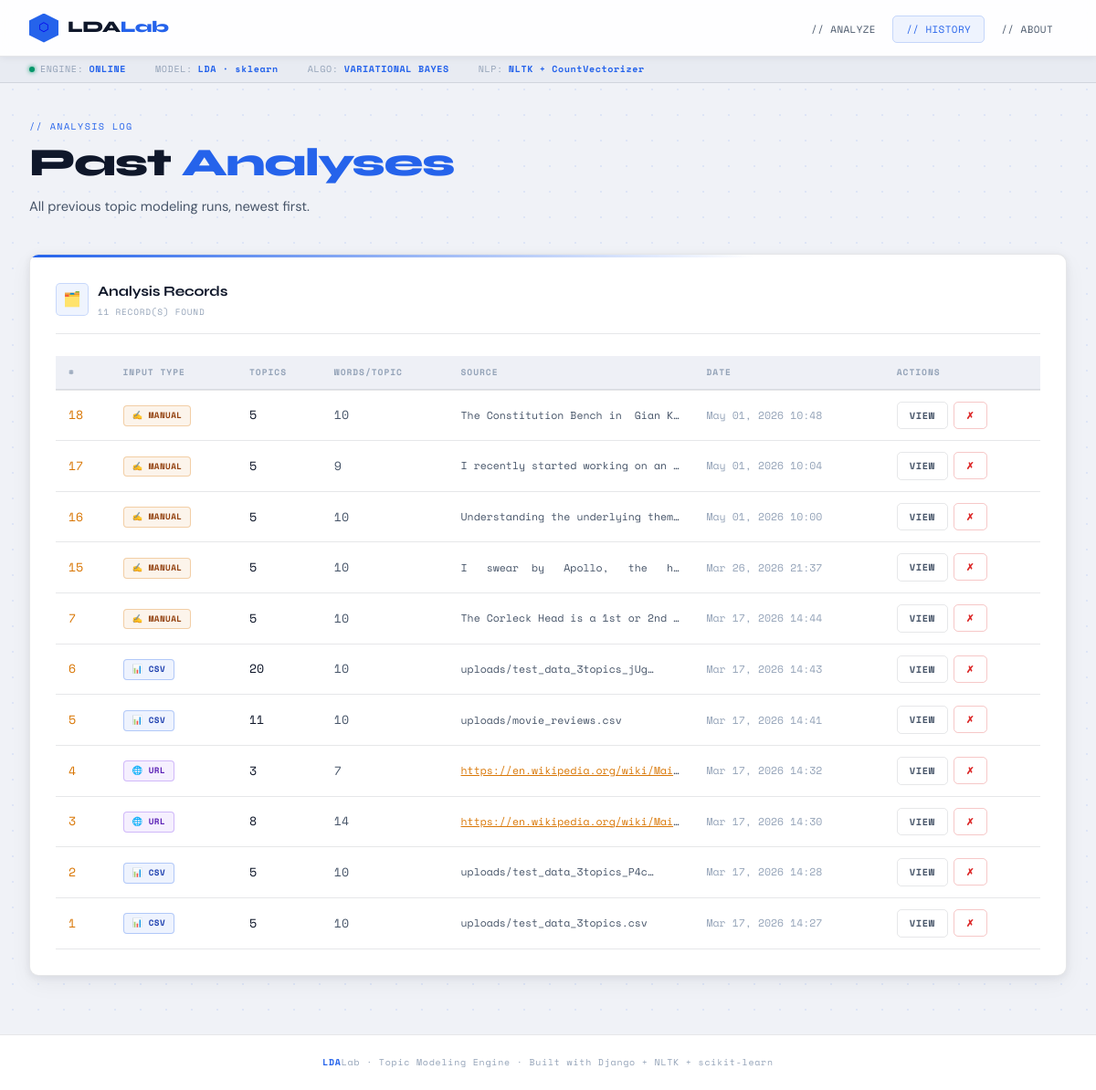
The page /history/ on the database its author committed.
### topic_app/models.py (models this page shows, shortened)
class Analysis(models.Model):
    INPUT_TYPE_CHOICES = [
        ('manual', 'Manual Text'),
        ('txt',    'TXT File Upload'),
        ('csv',    'CSV File Upload'),
        ('url',    'URL Scrape'),
    ]
    input_type    = models.CharField(
        max_length=10,
        choices=INPUT_TYPE_CHOICES,
        default='manual'
    )
    raw_text      = models.TextField(blank=True, default='')
    source_url    = models.URLField(blank=True, null=True, max_length=500)
    uploaded_file = models.FileField(
        upload_to='uploads/',
        blank=True,
        null=True
    )
    num_topics    = models.IntegerField(default=5)
    num_words     = models.IntegerField(default=10)
    results_json  = models.TextField(blank=True, default='{}')
    created_at    = models.DateTimeField(auto_now_add=True)
    @property
    def results(self):
        """Deserialize results_json → Python dict for use in templates/views."""
        try:
            return json.loads(self.results_json)
        except (json.JSONDecodeError, TypeError):
            return {}
    class Meta:
        ordering = ['-created_at']
        verbose_name        = 'Analysis'
        verbose_name_plural = 'Analyses'

### topic_app/views.py (the view)
# urls.py: path('history/', views.history, name='history'),
def history(request):
    analyses = Analysis.objects.all()[:50]
    return render(request, 'topic_app/history.html', {'analyses': analyses})

### topic_app/templates/topic_app/history.html (shortened to what this page needs)
{% extends "topic_app/base.html" %}
{% block content %}
<div class="page-header">
  <div class="page-header-eyebrow">// ANALYSIS LOG</div>
  <h1>Past <span class="accent">Analyses</span></h1>
  <p class="page-header-sub">All previous topic modeling runs, newest first.</p>
</div>
{% if analyses %}
<div class="card">
  <div class="card-header">
    <div class="card-icon">🗂️</div>
    <div>
      <div class="card-title">Analysis Records</div>
      <div class="card-subtitle">{{ analyses|length }} record(s) found</div>
    </div>
  </div>
  <div style="overflow-x:auto;">
    <table class="data-table">
      <thead>
        <tr>
          <th>#</th>
          <th>Input Type</th>
          <th>Topics</th>
          <th>Words/Topic</th>
          <th>Source</th>
          <th>Date</th>
          <th>Actions</th>
        </tr>
      </thead>
      <tbody>
        {% for a in analyses %}
        <tr>
          <td style="font-family:var(--font-mono); color:var(--amber);">{{ a.pk }}</td>
          <td>
            {% if a.input_type == 'manual' %}
              <span class="badge badge-amber">✍️ Manual</span>
            {% elif a.input_type == 'txt' %}
              <span class="badge badge-green">📄 TXT</span>
            {% elif a.input_type == 'csv' %}
              <span class="badge badge-blue">📊 CSV</span>
            {% elif a.input_type == 'url' %}
              <span class="badge badge-purple">🌐 URL</span>
            {% endif %}
          </td>
          <td style="font-family:var(--font-mono); color:var(--text-primary);">{{ a.num_topics }}</td>
          <td style="font-family:var(--font-mono);">{{ a.num_words }}</td>
          <td style="font-family:var(--font-mono); font-size:0.72rem; max-width:200px; overflow:hidden; text-overflow:ellipsis; white-space:nowrap;">
            {% if a.source_url %}
              <a href="{{ a.source_url }}" target="_blank" style="color:var(--amber);">{{ a.source_url|truncatechars:40 }}</a>
            {% elif a.uploaded_file %}
              {{ a.uploaded_file.name|truncatechars:30 }}
            {% else %}
              {{ a.raw_text|truncatechars:40 }}
            {% endif %}
          </td>
          <td style="font-family:var(--font-mono); font-size:0.72rem; color:var(--text-muted);">
            {{ a.created_at|date:"M d, Y H:i" }}
          </td>
          <td>
            <div style="display:flex; gap:6px;">
              <a href="{% url 'results' a.pk %}" class="btn btn-ghost btn-sm">View</a>
              <form method="post" action="{% url 'delete_analysis' a.pk %}"
                    onsubmit="return confirm('Delete analysis #{{ a.pk }}?')">
                <button type="submit" class="btn btn-danger btn-sm">✗</button>
              </form>
            </div>
          </td>
        </tr>
        {% endfor %}
      </tbody>
    </table>
  </div>
</div>
{% endif %}
{% endblock %}

### topic_app/templates/topic_app/base.html (shortened to what this page needs)
<!DOCTYPE html>
<html lang="en">
<head>
</head>
<body>
  <nav class="navbar">
    <a href="{% url 'home' %}" class="nav-brand">
      <div class="nav-logo">⬡</div>
      <div class="nav-brand-text">LDA<span>Lab</span></div>
    </a>
    <ul class="nav-links">
      <li><a href="{% url 'home' %}"    class="{% if request.resolver_match.url_name == 'home'    %}active{% endif %}">// analyze</a></li>
      <li><a href="{% url 'history' %}" class="{% if request.resolver_match.url_name == 'history'  %}active{% endif %}">// history</a></li>
      <li><a href="{% url 'about' %}"   class="{% if request.resolver_match.url_name == 'about'    %}active{% endif %}">// about</a></li>
    </ul>
  </nav>
  <div class="status-bar">
    <div class="status-item"><div class="status-dot"></div><span class="status-label">ENGINE:</span><span class="status-value">ONLINE</span></div>
    <div class="status-item"><span class="status-label">MODEL:</span><span class="status-value">LDA · sklearn</span></div>
    <div class="status-item"><span class="status-label">ALGO:</span><span class="status-value">VARIATIONAL BAYES</span></div>
    <div class="status-item"><span class="status-label">NLP:</span><span class="status-value">NLTK + CountVectorizer</span></div>
  </div>
  <main class="main-content">
    {% block content %}{% endblock %}
  </main>
  <footer class="footer">
    <span>LDA</span>Lab · Topic Modeling Engine · Built with Django + NLTK + scikit-learn
  </footer>
</body>
</html>

### rows shown on the page
Analysis: pk "18", input_type "✍️ MANUAL", num_topics "5", num_words "10", raw_text "The Constitution Bench in Gian K…", created_at "May 01, 2026 10:48"
Analysis: pk "17", input_type "✍️ MANUAL", num_topics "5", num_words "9", raw_text "I recently started working on an…", created_at "May 01, 2026 10:04"
Analysis: pk "16", input_type "✍️ MANUAL", num_topics "5", num_words "10", raw_text "Understanding the underlying them…", created_at "May 01, 2026 10:00"
Analysis: pk "15", input_type "✍️ MANUAL", num_topics "5", num_words "10", raw_text "I swear by Apollo, the h…", created_at "Mar 26, 2026 21:37"
Analysis: pk "7", input_type "✍️ MANUAL", num_topics "5", num_words "10", raw_text "The Corleck Head is a 1st or 2nd…", created_at "Mar 17, 2026 14:44"
Analysis: pk "6", input_type "📊 CSV", num_topics "20", num_words "10", uploaded_file.name "uploads/test_data_3topics_jUg…", created_at "Mar 17, 2026 14:43"
Analysis: pk "5", input_type "📊 CSV", num_topics "11", num_words "10", uploaded_file.name "uploads/movie_reviews.csv", created_at "Mar 17, 2026 14:41"
Analysis: pk "4", input_type "🌐 URL", num_topics "3", num_words "7", source_url "https://en.wikipedia.org/wiki/Mai…", created_at "Mar 17, 2026 14:32"
Analysis: pk "3", input_type "🌐 URL", num_topics "8", num_words "14", source_url "https://en.wikipedia.org/wiki/Mai…", created_at "Mar 17, 2026 14:30"
Analysis: pk "2", input_type "📊 CSV", num_topics "5", num_words "10", uploaded_file.name "uploads/test_data_3topics_P4c…", created_at "Mar 17, 2026 14:28"
Analysis: pk "1", input_type "📊 CSV", num_topics "5", num_words "10", uploaded_file.name "uploads/test_data_3topics.csv", created_at "Mar 17, 2026 14:27"

### other values the page prints
{{ analyses|length }} "11"
